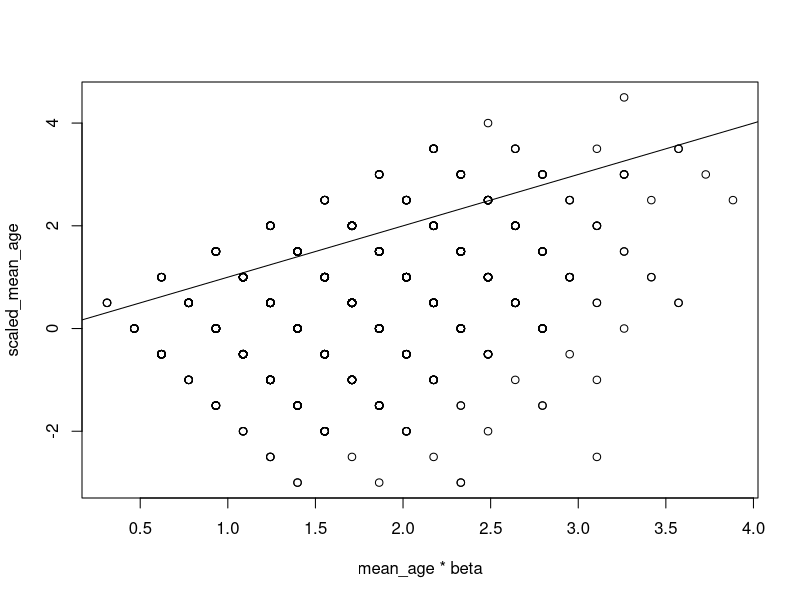

R code for this plot: (Note: this script raises an error after producing the figure.)
library(lme4)
n=1000
AFR <- rpois(n,3)+1
repro_lifespans <- rpois(n,3)+1#rgeom(n,0.3)+1
LR <- AFR + repro_lifespans -1


mean_age <- (LR + AFR )/ 2
beta_l <- -1
beta_f <- 2
scaled_mean_age <-(beta_l*LR + beta_f*AFR )/ 2

beta<-(beta_l*var(LR)/var(LR + AFR) + beta_f*var(AFR)/var(LR + AFR)  + 2*beta_l*beta_f*cov(AFR,LR)/var(LR + AFR))

var(mean_age)
var(scaled_mean_age)
cov(mean_age,scaled_mean_age)

1/4*(beta_l*(cov(AFR,LR)+var(LR)) + beta_f*(cov(AFR,LR)+var(AFR)))

(beta_l*(cov(AFR,LR)+var(LR)) + beta_f*(cov(AFR,LR)+var(AFR))) / (4*(var(LR) + var(AFR) + 2*cov(AFR,LR)))

beta <- sqrt(var(scaled_mean_age)/var(mean_age))/2
plot(mean_age*beta,scaled_mean_age);abline(0,1)
  
var(LR)
var(AFR)
cov(AFR,LR)

(beta_l^2*var(LR) + beta_f^2*var(AFR) + 2*beta_l*beta_f*cov(AFR,LR))/4

(var(LR) + var(AFR) + 2*cov(AFR,LR))/4

(beta_l^2*var(LR) + beta_f^2*var(AFR) + 2*beta_l*beta_f*cov(AFR,LR))/(var(LR) + var(AFR) + 2*cov(AFR,LR))
beta_l^2*var(LR)/var(LR + AFR) + beta_f^2*var(AFR)/var(LR + AFR)  + 2*beta_l*beta_f*cov(AFR,LR)/var(LR + AFR)

## maybe its to do with the covariance between mean age and (beta_l*l+beta_f*f)/2

beta_a <- -0.1
beta_l <- 0.2
beta_f <- 0.5

dat<-data.frame(
	id=rep(1:n,repro_lifespans),
	age=c(sapply(1:n, function(x) AFR[x]:LR[x]),recursive=TRUE),
	FR = rep(AFR,repro_lifespans),
	LR = rep(LR,repro_lifespans)
)
dat$y <- dat$age*-0.1 + dat$LR*beta_l + dat$FR*beta_f + rnorm(nrow(dat),0,0.5)
age_bar <- tapply(dat$age,dat$id,mean)
dat$age_bar <- age_bar[match(dat$id,names(age_bar))]
dat$age_dev <- dat$age - dat$age_bar

mod_func <- function(formula) c(coef(lm(formula,dat)),Vr=summary(lm(formula,dat))$sigma^2)
list(
	mod_a = mod_func(y~age),
	mod_l = mod_func(y~age+LR),
	mod_f = mod_func(y~age+FR),
	mod_fl = mod_func(y~age+FR+LR),
	mod_c = mod_func(y~age_dev+age_bar),
	mod_c2 = mod_func(y~age+age_bar)
	)

	mod_fl = mod_func(y~age+FR+LR)

E_beta_ab <-(beta_l*(cov(dat$FR,dat$LR)+var(dat$LR)) + beta_f*(cov(dat$FR,dat$LR)+var(dat$FR))) / (var(dat$LR) + var(dat$FR) + 2*cov(dat$FR,dat$LR))

var2 <- function(y) mean((y-mean(y))^2)
cov2 <- function(x,y) mean((x-mean(x))*(y-mean(y)))
2* (mod_fl["LR"]*(cov2(dat$FR,dat$LR)+var2(dat$LR)) + mod_fl["FR"]*(cov2(dat$FR,dat$LR)+var2(dat$FR))) / (var2(dat$LR) + var2(dat$FR) + 2*cov2(dat$FR,dat$LR))


# var(dat$age_bar)

mod_c[1] + (mod_c[3]-mod_c[2])/2 
(mod_c[3]-mod_c[2])/2 



var(dat$y)
var(dat$LR)
var(dat$FR)
sum(cov(dat[,c("FR","LR")]))

## AFR and LR likely to be correlated? because LR is AFR plus repro lifespan?
 
sqrt(
	(
		(mod_fl["LR"]-mod_fl["age"])^2*var2(dat$LR) + 
		(mod_fl["FR"]-mod_fl["age"])^2*var2(dat$FR) + 
		2*(mod_fl["FR"]-mod_fl["age"])*(mod_fl["LR"]-mod_fl["age"])*cov2(dat$FR,dat$LR)
	)/(
		sum(cov3(dat[,c("FR","LR")]))
	))

sqrt(
	(
		mod_fl["LR"]^2*var2(dat$LR) + 
		mod_fl["FR"]^2*var2(dat$FR) + 
		2*mod_fl["FR"]*mod_fl["LR"]*cov2(dat$FR,dat$LR)
	)/(
		sum(cov3(dat[,c("FR","LR")]))
	))*2 + 



sqrt((mod_fl["LR"]^2*var(dat$LR) + mod_fl["FR"]^2*var(dat$FR) + 2*mod_fl["FR"]*mod_fl["LR"]*cov(dat$FR,dat$LR))/sum(cov(dat[,c("FR","LR")])))

var2 <- function(y) mean((y-mean(y))^2)
cov2 <- function(x,y) mean((x-mean(x))*(y-mean(y)))
cov3 <- function(x) cov(x)*(n-1)/n


x <- matrix(c(1,0.5,0.25,0.5,1,-0.2,0.25,-0.2,1),3,3)

beta <- c(3,-2,6)

diag(beta) %*% x %*% beta


